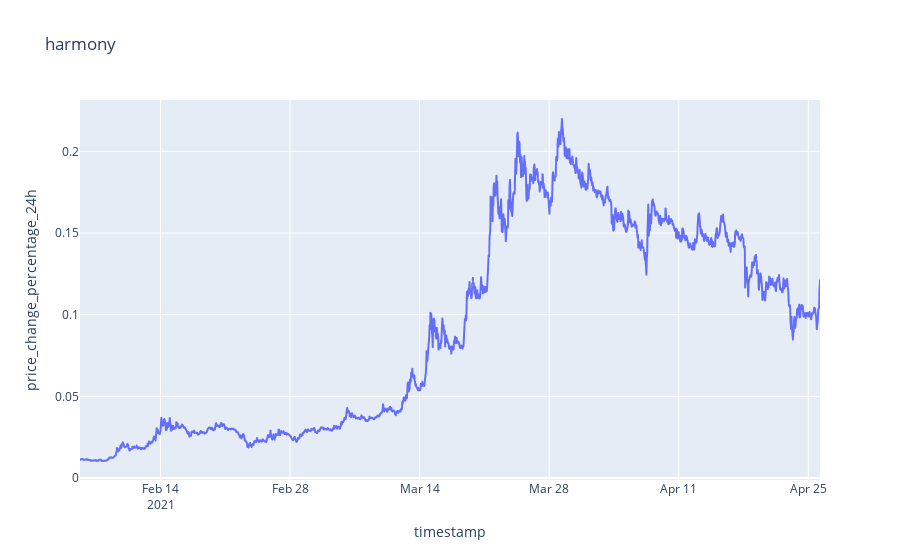

Write notebook code for a chart like this one.
### Markdown cell above
## 3. Plot Data
#### This will plot the sorted data

### Code cell
# test_df1.plot(x='timestamp', kind='line', figsize=(12,12), fontsize=15)
# fig = px.line(test_df1, x="timestamp", y="price", title = w_ChosenCrypto.value)
# fig.show()

fig = px.line(test_df1, x="timestamp", y=w_SortValues.value, title = w_ChosenCrypto.value)
fig.show()

### Figure 1 — Plotly figure (JSON) as saved in the notebook; plotly's stock layout.template omitted (floating-point values rounded to 4 significant figures; data arrays with more than 128 entries replaced by an {"elided": "..."} marker saying what was removed)
{"data": [{"hovertemplate": "timestamp=%{x}<br>price_change_percentage_24h=%{y}<extra></extra>", "legendgroup": "", "line": {"color": "#636efa", "dash": "solid"}, "mode": "lines", "name": "", "showlegend": false, "type": "scattergl", "x": {"elided": "1924 str values"}, "xaxis": "x", "y": {"elided": "1924 float values"}, "yaxis": "y"}], "layout": {"legend": {"tracegroupgap": 0}, "title": {"text": "harmony"}, "xaxis": {"anchor": "y", "domain": [0, 1], "title": {"text": "timestamp"}}, "yaxis": {"anchor": "x", "domain": [0, 1], "title": {"text": "price_change_percentage_24h"}}}}
